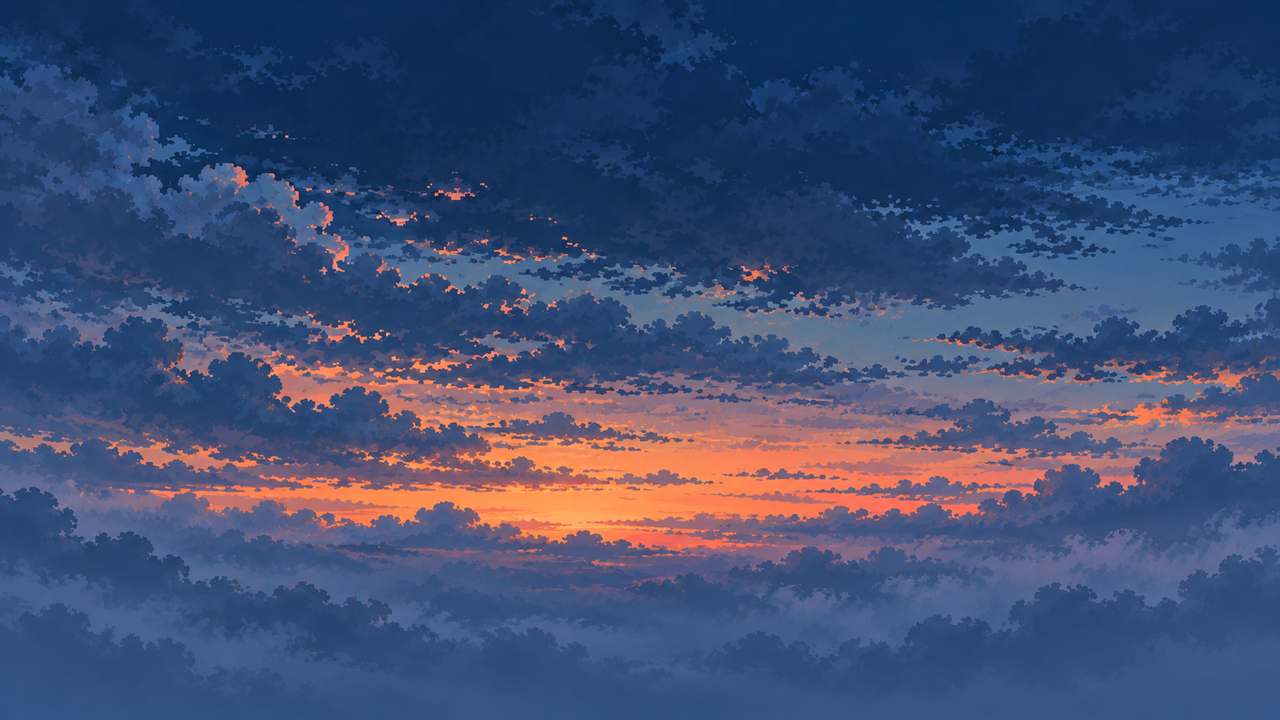
#> input picture assets/production/backgrounds/06_future/sky.png, 1280 x 720 px
$ python build_future_background_preview.py
#> lines starting #> are read from the running program, lines starting #| are printed output that depends on the picture
from __future__ import annotations

from pathlib import Path

from PIL import Image


ROOT = Path(__file__).resolve().parents[1] / "assets" / "production" / "backgrounds" / "06_future"
SIZE = (1280, 720)


def main() -> None:
    sky = Image.open(ROOT / "sky.png").convert("RGBA")
    far = Image.open(ROOT / "far.png").convert("RGBA")
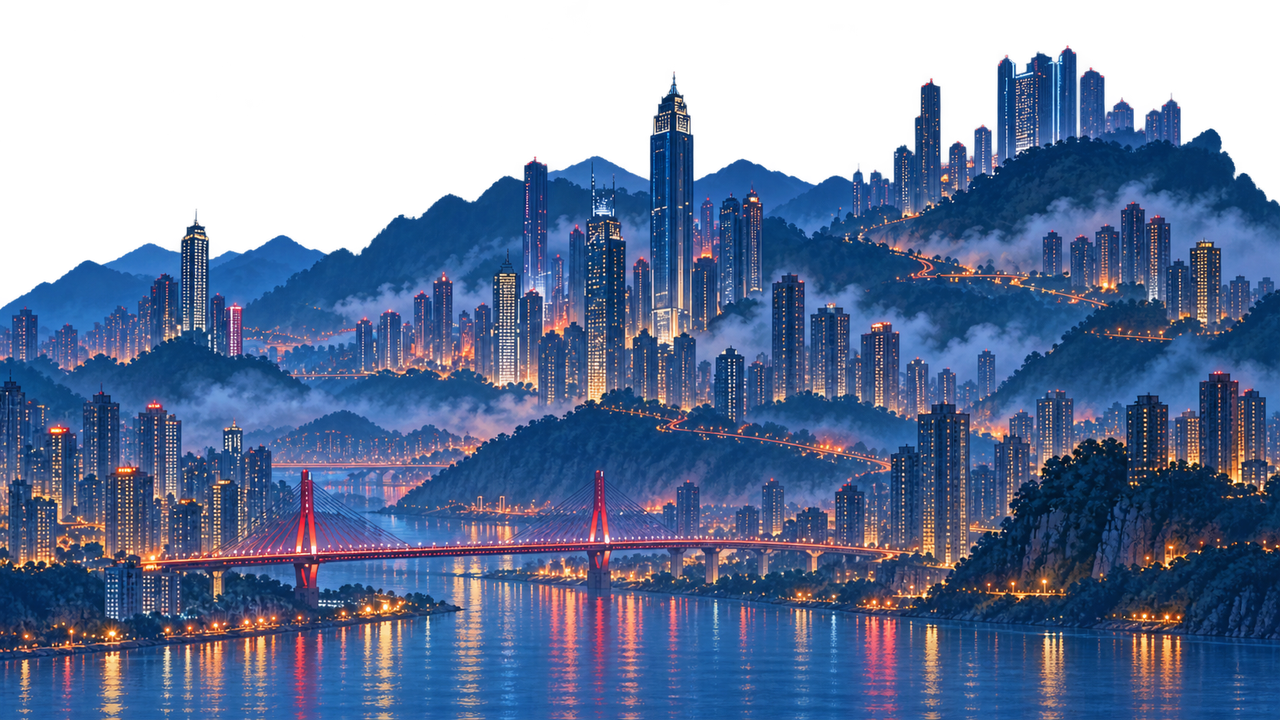
#> input picture assets/production/backgrounds/06_future/far.png, 1280 x 720 px
#> far is the input picture: PIL image 1280x720 RGBA; mean R, G, B, A 45.9, 63.9, 97.8, 188.2
    mid = Image.open(ROOT / "mid.png").convert("RGBA")
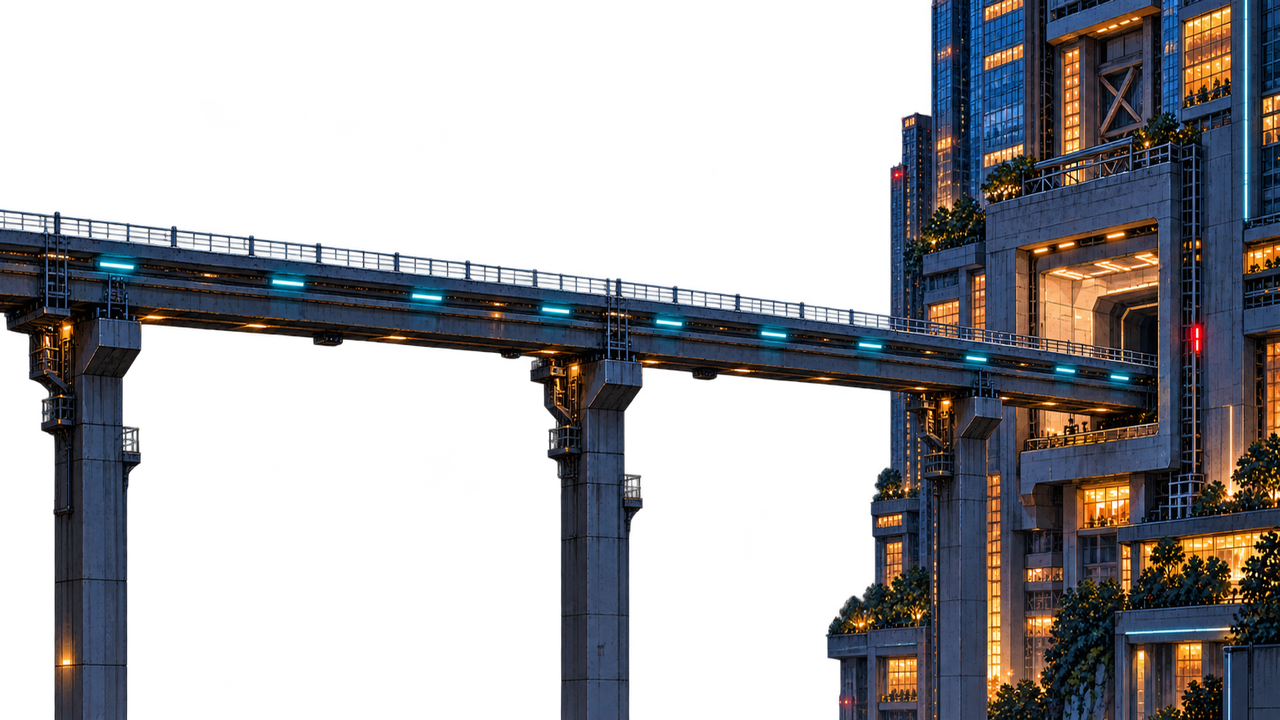
#> input picture assets/production/backgrounds/06_future/mid.png, 1280 x 720 px
#> mid is the input picture: PIL image 1280x720 RGBA; mean R, G, B, A 27.4, 27.5, 31, 112.8
    ground = Image.open(ROOT / "ground.png").convert("RGBA")
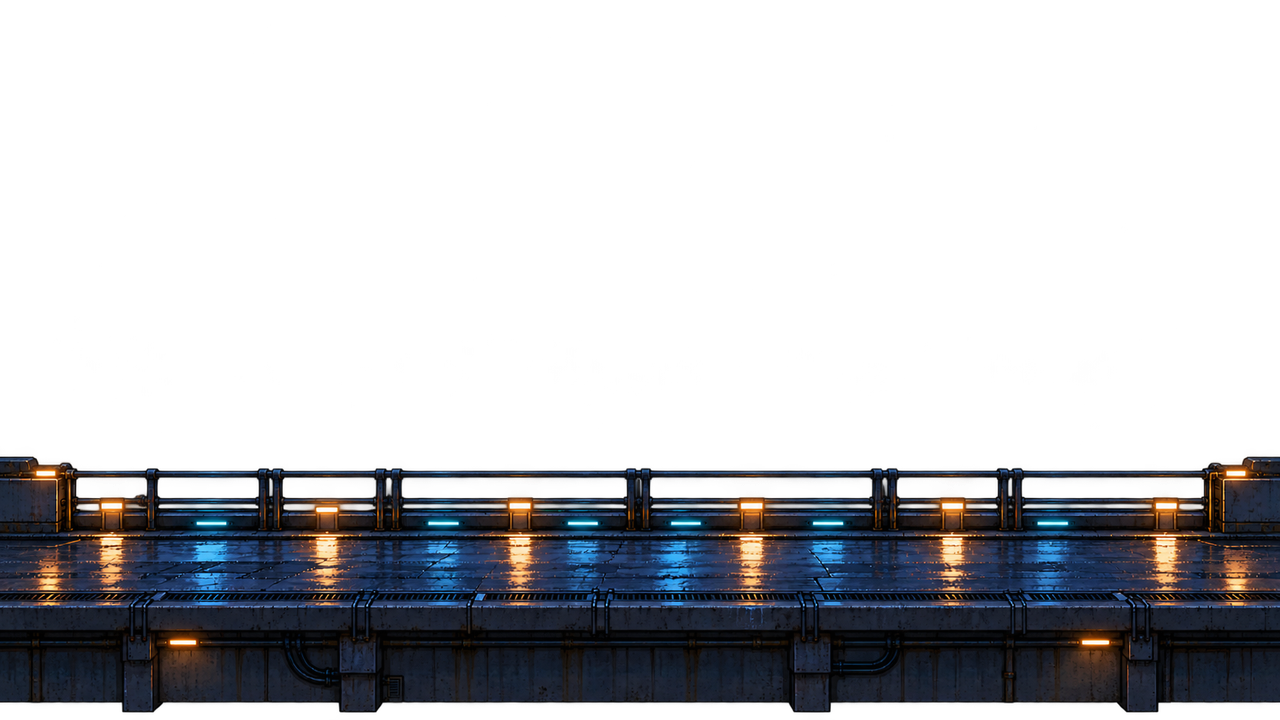
#> input picture assets/production/backgrounds/06_future/ground.png, 1280 x 720 px
#> ground is the input picture: PIL image 1280x720 RGBA; mean R, G, B, A 12.2, 13.2, 16.5, 75.7
    train = Image.open(ROOT / "monorail.png").convert("RGBA")
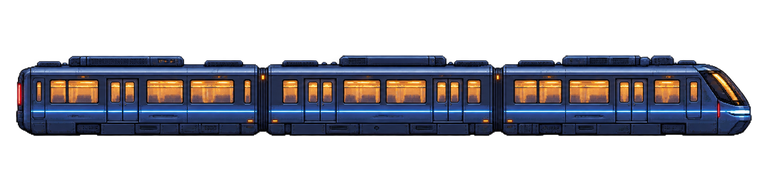
#> input picture assets/production/backgrounds/06_future/monorail.png, 768 x 192 px
#> train is the input picture: PIL image 768x192 RGBA; mean R, G, B, A 25.2, 25.8, 33.3, 94
    train = train.resize((640, 160), Image.Resampling.LANCZOS)
#> train: PIL image 640x160 RGBA

    # The future tower is a purpose-built monorail station.  Repaint only the
    # tunnel-side tower over the moving train so the cars visibly enter the
    # portal instead of floating in front of the facade.
    occluder = Image.new("RGBA", SIZE, (0, 0, 0, 0))
#> occluder: PIL image 1280x720 RGBA; every value is 0
    for box in ((940, 0, 1280, 720),):
        occluder.alpha_composite(mid.crop(box), (box[0], box[1]))
    occluder.save(ROOT / "monorail-occluder.png", optimize=True)

    preview = Image.alpha_composite(Image.alpha_composite(sky, far), mid)
    # The resized car body sits around y=46..114 in this canvas.  At y=175 it
    # rides inside the dedicated guideway, independent from the playfield.
    preview.alpha_composite(train, (360, 175))
    preview = Image.alpha_composite(preview, occluder)
    preview = Image.alpha_composite(preview, ground)
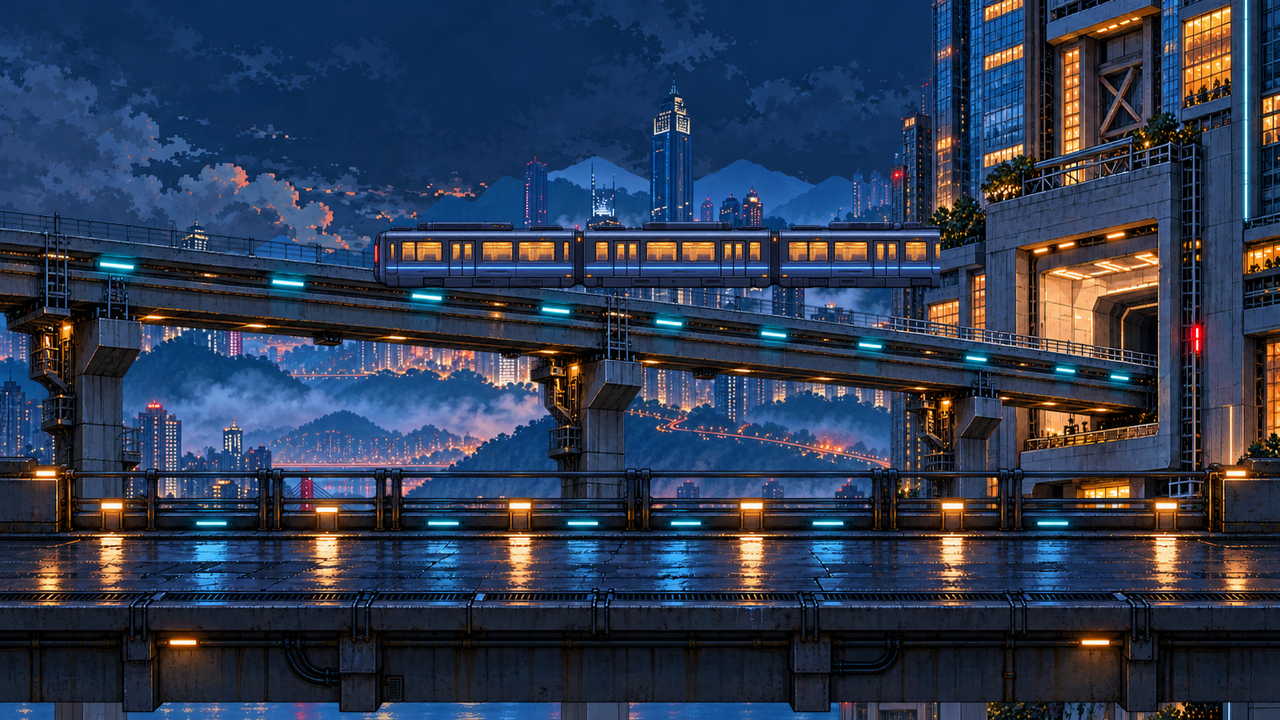
#> preview: PIL image 1280x720 RGBA; mean R, G, B, A 45.6, 58.2, 81.5, 255
    preview.convert("RGB").save(ROOT / "runtime-preview.png", optimize=True)
    preview.convert("RGB").save(ROOT / "runtime-preview-v2.png", optimize=True)
    print("[PASS] future background runtime preview and monorail occluder generated")


if __name__ == "__main__":
    main()
